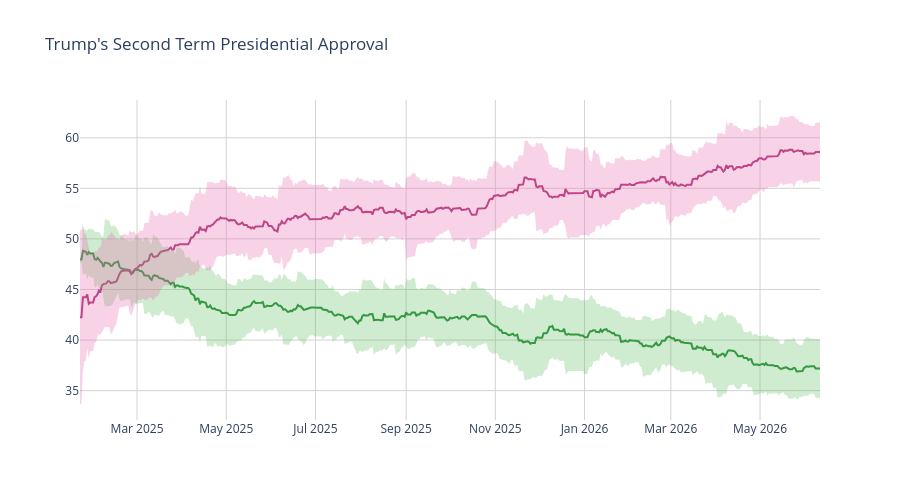

The code cell stored with this chart in its notebook:
### Code cell
disappr_ci_hex = "#e86eaf"
appr_ci_hex = "#60be65"
disappr_ci_rgba = "rgba(232, 110, 175, 0.3)"
appr_ci_rgba = "rgba(96, 190, 101, 0.3)"
grid_col = "#d4d2d2"


# Approve
fig = go.Figure(go.Scatter(
    x=pres['end_date'],
    y=pres['approve'],
    hovertemplate="%{y:.2f}%",
    name="<b>Approve</b>",
    line=dict(color="#228833"),
    showlegend=False
))

# Disapprove
fig.add_trace(go.Scatter(
    x=pres['end_date'],
    y=pres['disapprove'],
    hovertemplate="%{y:.2f}%",
    name="<b>Disapprove</b>",
    line=dict(color="#aa3377"),
    showlegend=False
    )
)

# Approve CI
fig.add_traces([

    # Upper bound
    go.Scatter(
        x=pres['end_date'],
        y=pres['approve_upper_ci'],
        marker=dict(color=appr_ci_hex),
        line=dict(width=0),
        mode='lines',
        showlegend=False,
        hoverinfo="skip"
    ),

    # Lower bound
    go.Scatter(
        x=pres['end_date'],
        y=pres['approve_lower_ci'],
        marker=dict(color=appr_ci_hex),
        line=dict(width=0),
        mode='lines',
        fillcolor=appr_ci_rgba,
        fill="tonexty",
        showlegend=False,
        hoverinfo="skip"
    )
])

# Disapprove CI
fig.add_traces([

    # Upper bound
    go.Scatter(
        x=pres['end_date'],
        y=pres['disapprove_upper_ci'],
        marker=dict(color=disappr_ci_hex),
        line=dict(width=0),
        mode='lines',
        showlegend=False,
        hoverinfo="skip"
    ),

    # Lower bound
    go.Scatter(
        x=pres['end_date'],
        y=pres['disapprove_lower_ci'],
        marker=dict(color=disappr_ci_hex),
        line=dict(width=0),
        mode='lines',
        fillcolor=disappr_ci_rgba,
        fill="tonexty",
        showlegend=False,
        hoverinfo="skip"
    )
])

fig.update_layout(
    title=dict(text="Trump's Second Term Presidential Approval"),
    hovermode="x"
)

fig.update_xaxes(gridcolor=grid_col)
fig.update_yaxes(gridcolor=grid_col)

fig.update_layout(hovermode="x", hoverlabel_align="right", plot_bgcolor="rgba(0, 0, 0, 0)", height=500)
fig.show()

### Figure 1 — Plotly figure (JSON) as saved in the notebook; plotly's stock layout.template omitted (floating-point values rounded to 4 significant figures; data arrays with more than 128 entries replaced by an {"elided": "..."} marker saying what was removed)
{"data": [{"hovertemplate": "%{y:.2f}%", "line": {"color": "#228833"}, "name": "<b>Approve</b>", "showlegend": false, "type": "scatter", "x": {"elided": "507 str values"}, "y": {"elided": "507 float values"}}, {"hovertemplate": "%{y:.2f}%", "line": {"color": "#aa3377"}, "name": "<b>Disapprove</b>", "showlegend": false, "type": "scatter", "x": {"elided": "507 str values"}, "y": {"elided": "507 float values"}}, {"hoverinfo": "skip", "line": {"width": 0}, "marker": {"color": "#60be65"}, "mode": "lines", "showlegend": false, "type": "scatter", "x": {"elided": "507 str values"}, "y": {"elided": "507 float values"}}, {"fill": "tonexty", "fillcolor": "rgba(96, 190, 101, 0.3)", "hoverinfo": "skip", "line": {"width": 0}, "marker": {"color": "#60be65"}, "mode": "lines", "showlegend": false, "type": "scatter", "x": {"elided": "507 str values"}, "y": {"elided": "507 float values"}}, {"hoverinfo": "skip", "line": {"width": 0}, "marker": {"color": "#e86eaf"}, "mode": "lines", "showlegend": false, "type": "scatter", "x": {"elided": "507 str values"}, "y": {"elided": "507 float values"}}, {"fill": "tonexty", "fillcolor": "rgba(232, 110, 175, 0.3)", "hoverinfo": "skip", "line": {"width": 0}, "marker": {"color": "#e86eaf"}, "mode": "lines", "showlegend": false, "type": "scatter", "x": {"elided": "507 str values"}, "y": {"elided": "507 float values"}}], "layout": {"height": 500, "hoverlabel": {"align": "right"}, "hovermode": "x", "plot_bgcolor": "rgba(0, 0, 0, 0)", "title": {"text": "Trump's Second Term Presidential Approval"}, "xaxis": {"gridcolor": "#d4d2d2"}, "yaxis": {"gridcolor": "#d4d2d2"}}}
